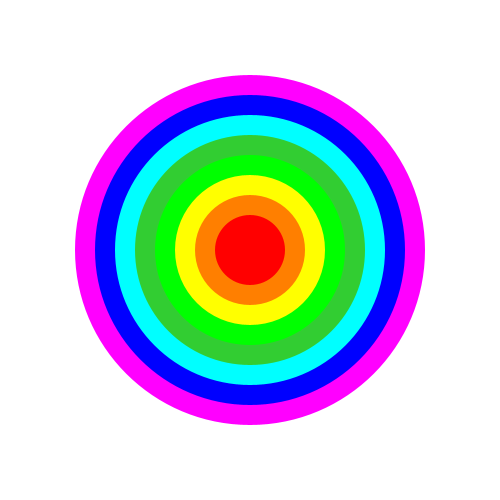
Frame 1 (no input)
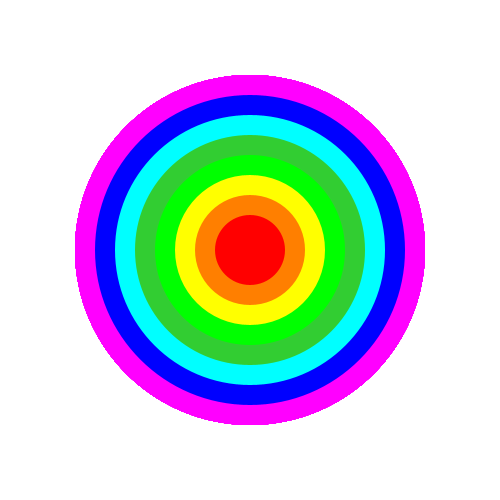
Frame 60 (the mouse pressed at the canvas centre just before this capture)
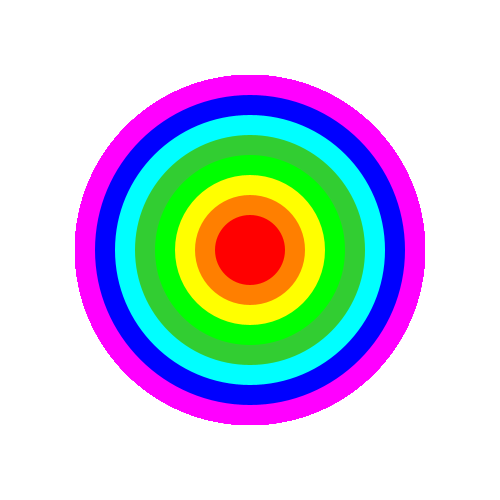
Frame 120 (the mouse held since frame 60 and released just before this capture)

The Processing sketch that drew these frames (run headless with seeded random() and noise(); from frame 60 on, the mouse is pressed at the canvas centre):

// Processing sketch: CalvinCheang_Project1
// ── CalvinCheang_Project1.pde
/*The adjective that I have in mind for this project is probably
hypnotic, or some word along those lines.*/

int a,b,c,d,e,f,g,h,i;

void setup(){
  size(500,500);
  background(255);
  frameRate(60);
  
  a=350;
  b=310;
  c=270;
  d=230;
  e=190;
  f=150;
  g=110;
  h=70;
  i=30;
}

void draw(){
  //these rainbow circles are commented out because i have yet
  //to implement them into the code
  noStroke();
  fill(255,0,255);
  ellipse(width/2, height/2, a,a);
  fill(0,0,255);
  ellipse(width/2, height/2, b,b);
  fill(0,255,255);
  ellipse(width/2, height/2, c,c);
  fill(50,205,50);
  ellipse(width/2, height/2, d,d);
  fill(0,255,0);
  ellipse(width/2, height/2, e,e);
  fill(255,255,0);
  ellipse(width/2, height/2, f,f);
  fill(255,127,0);
  ellipse(width/2, height/2, g,g);
  fill(255,0,0);
  ellipse(width/2, height/2, h,h);
  fill(0,0,0,0.5);
  ellipse(width/2, height/2, i,i);
  //stroke(128);
  //ellipse(width/2, height/2, r,r);
}
//this allows the circle to go back and forth within
//a set diameter. Does not work as planned currently.
//will improvise on it.
void keyPressed(){
  a=a-2;
  b=b-2;
  c=c-2;
  d=d-2;
  e=e-2;
  f=f-2;
  g=g-2;
  h=h-2;
  i=i-2;
  if(a<= -350 && b<= -310 && c<= -270 && d<= -230 && e<= -190
  && f<= -150 && g<= -110 && h<= -70 && i<= -30){
  a=350;
  b=310;
  c=270;
  d=230;
  e=190;
  f=150;
  g=110;
  h=70;
  i=30;
  }
}
